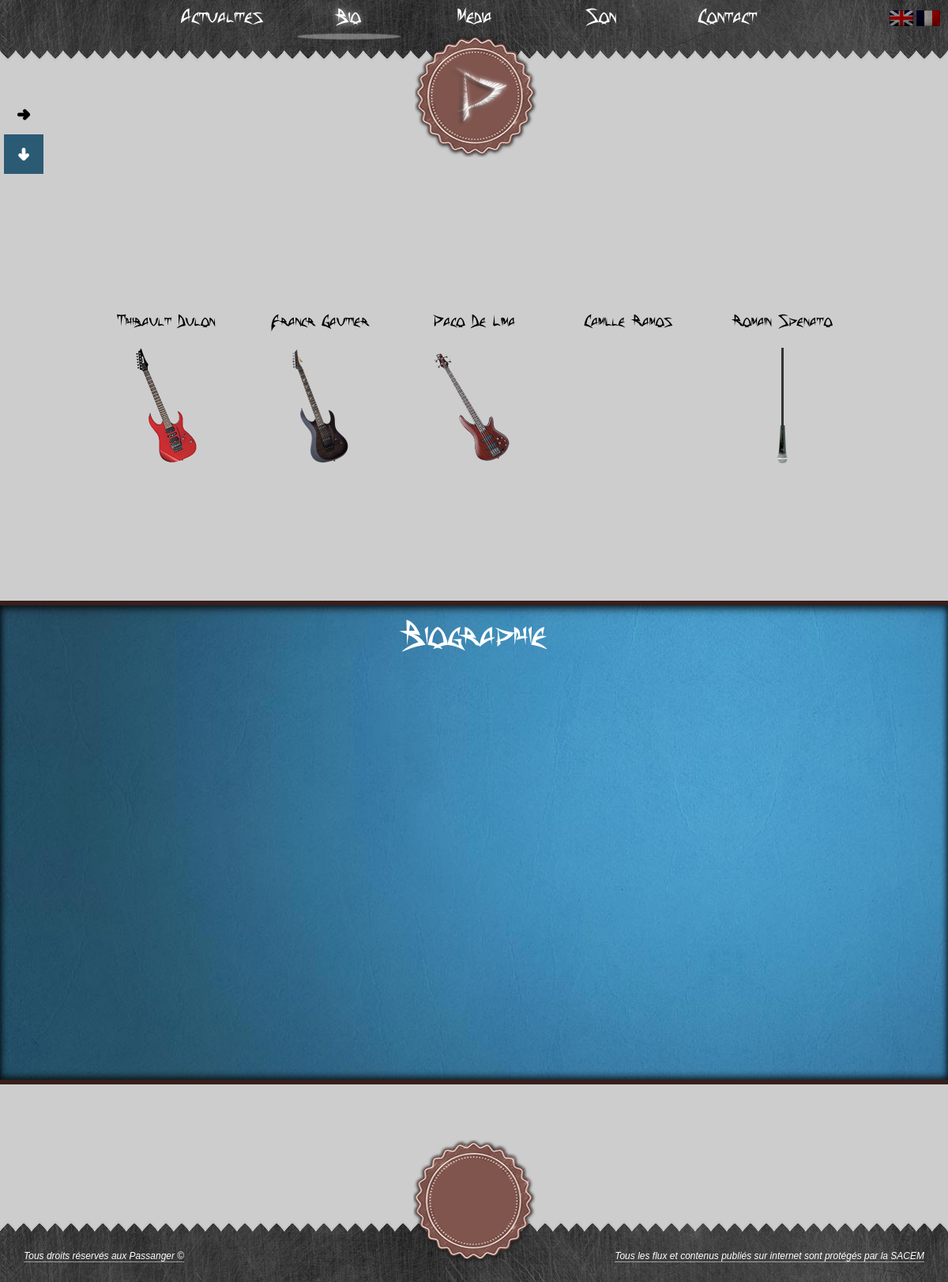
The app's page /fr-bio with its own data.
### tables this page shows
CREATE TABLE IF NOT EXISTS `links` (
  `idLinks` smallint(5) unsigned NOT NULL AUTO_INCREMENT,
  `text` varchar(200) NOT NULL,
  `href` mediumtext NOT NULL,
  `lang` varchar(2) NOT NULL,
  PRIMARY KEY (`idLinks`)
);

CREATE TABLE IF NOT EXISTS `members` (
  `idMembers` smallint(5) unsigned NOT NULL AUTO_INCREMENT,
  `name` varchar(100) NOT NULL,
  `firstname` varchar(100) NOT NULL,
  `surname` varchar(250) NOT NULL,
  `picture` text NOT NULL,
  `birthday` varchar(80) NOT NULL,
  `instrument` varchar(80) NOT NULL,
  `influences` text NOT NULL,
  `short_desc` text NOT NULL,
  `lang` varchar(2) NOT NULL,
  PRIMARY KEY (`idMembers`)
);

### class/Session.php (called while the page is built, shortened)
<?php
class Session{
    public function __construct($sessionName = 'anonyme',$cookieParams = array(), $timeout = 3600){
        $this->sessionName = (string) $sessionName;
        $this->cookieParams = array_merge(
			session_get_cookie_params(),
			$cookieParams
        );
    }
    public function write($key, $value){
        return $this;
    }
    public function read($key, $default = NULL){
        return (isset($_SESSION[$key]))? $_SESSION[$key] : $default;
    }
}

### bootstrap.php (called while the page is built, shortened)
<?php
require_once 'class/Session.php';
$session = new Session();

### class/Links.php (called while the page is built)
<?php
class Links{
    private $pdo = null;
    private $lang = null;
    public function __construct($pdo, $lang){
        $this->pdo = $pdo;
        $this->lang = $lang;
    }
    public function getAllLinks(){
        $request = "SELECT idLinks, text, href
			FROM links
			WHERE lang='".$this->lang."'";
		$links_array = array();
        try{
            $result = $this->pdo->query($request);
            while($ligne = $result->fetch(PDO::FETCH_ASSOC)){
                    $links_array[$ligne['idLinks']] = $ligne;
            }
            return $links_array;
        }catch(PDOException $e){
            print $e->getMessage();
        }
        return array();
    }
}

### class/Members.php (called while the page is built, shortened)
<?php
class Members{
    private $pdo = null;
    private $lang = null;
    public function __construct($pdo, $lang){
        $this->pdo = $pdo;
        $this->lang = $lang;
    }
    public function getAllMembers(){
        $request = "SELECT *
			FROM members
			WHERE lang='".$this->lang."'";
        $members_array = array();
        try{
            $result = $this->pdo->query($request);
            while($ligne = $result->fetch(PDO::FETCH_ASSOC)){
                    $members_array[$ligne['idMembers']] = $ligne;
            }
            return $members_array;
        }catch(PDOException $e){
            print $e->getMessage();
        }
        return array();
    }
}

### bio.php (the view, shortened to what this page needs)
<?php
	require_once 'class/Members.php';
	$members = new Members($pdo,$session->read('langue'));
	$membersInformation = $members->getAllMembers();
?>
<div id="conteneur">
	<div id="switch_bio">
		<div id="members_switch">
		</div>
		<div id="general_switch">
		</div>
	</div>
	<div id="members_container">
		<?php
			$cpt = 0;
			foreach($membersInformation as $this_member){
		?>
		<div id="<?php echo $this_member['name'] . '_' . $this_member['idMembers'];?>" class="member_container">
			<div class="haut_member">
				<div class="name_member">
					<?php
						echo $this_member['firstname'] . ' ' . $this_member['name'];
					?>
				</div>
			</div>
			<div class="bas_member">
				<div class="anim-guitare-<?php echo $cpt;?>">
					<?php
					if($cpt == 0){
					?>
					<img style="margin-top: 10px;" src="public/media/image/rg1570.png" alt="" />
					<?php
					} else if($cpt == 1) {
					?>
					<img style="margin-top: 10px;" src="public/media/image/lag.png" alt="" />
					<?php
					} else if($cpt == 2){
					?>
					<img style="margin-top: 10px;" src="public/media/image/sr.png" alt="" />
					<?php
					} else if($cpt == 4){
					?>
					<img style="margin-top: 10px;" src="public/media/image/micro.png" alt="" />
					<?php
					}
					?>
				</div>
			</div>
			<div class="member_desc">
			</div>
		</div>
		<?php
				$cpt++;
			}
		?>
	</div>
</div>
<div id="bio_gen">
	<div class="big_title">
		Biographie
	</div>
</div>

### index.php (shortened to what this page needs)
<?php
	require_once 'bootstrap.php';
	require_once 'class/Header.php';
?>
<!DOCTYPE HTML>
<html>
    <head>
        <?php
            include("page/meta.phtml");
        ?>
    </head>
    <body <?php echo (isset($_SESSION['loader']) && $_SESSION['loader'] != 'off' ? 'onload="loader()"':"") ; ?> >
		<div id="global">
			<div id="corps">
				<?php
					include("page/header.phtml");
					include($page.".php");
				?>
			</div>
			<?php
				include("page/footer.phtml");
			?>
		</div>
    </body>
</html>

### page/meta.phtml (shortened to what this page needs)
<link rel="stylesheet" href="public/css/style.css" media="screen" type="text/css">
<link rel="stylesheet" href="public/css/animation.css" media="screen" type="text/css">
<link rel="stylesheet" href="public/css/jScrollbar.jquery.css" type="text/css" />
<link rel="stylesheet" type="text/css" href="public/css/common.css" />
<link rel="stylesheet" type="text/css" href="public/css/style2.css" />

### page/header.phtml
<?php
	require_once 'class/Links.php';
	$links = new Links($pdo,$session->read('langue'));
	$linksInformation = $links->getAllLinks();
    $tag_langue = isset($_SESSION['langue'])?$_SESSION['langue']:'fr';
	$actual_url = ($_SERVER['REQUEST_URI'] == '/'?'/'.$tag_langue.'-home':$_SERVER['REQUEST_URI']);
?>
<header>
<div id="header_block">
	<div id="complement">
		<div id="language">
			<a href="set_language.php?lang=en" title="English Version">
				<img src="public/media/image/flag_en.png" />
			</a>
			<a href="set_language.php?lang=fr" title="Version Française">
				<img src="public/media/image/flag_fr.png" />
			</a>
		</div>
		<div id="header">
			<ul>
			<?php
				foreach($linksInformation as $this_link_information){
					$id_css_array = explode('.',$this_link_information['href']);
					$id_css = reset($id_css_array);
					$url_tab = '/'.$tag_langue.'-'.$this_link_information['href'];
					if($this_link_information['href'] != 'home'){
						echo '
			<li '.(($actual_url == $url_tab)?'class="selected menu"':'class="menu"').'id="'.$id_css.'">
				<a href="'.$tag_langue.'-'.$this_link_information['href'].'">'.
					$this_link_information['text'].'
				</a>
			</li>';
					}
				}
			?>
			</ul>
			<div id="box">
				<div id="rectangle">
				</div>
			</div>
		</div>
		<div id="logo">
			<a href="<?php echo $tag_langue; ?>-home">
				<img src="public/media/image/logo2.png" alt="logo" style="position: absolute;top:4px;left:25px"/>
			</a>
		</div>
	</div>
</div>
</header>

### page/footer.phtml (shortened to what this page needs)
<footer>
</footer>

### public/css/animation.css (style rules this page uses)
.anim-guitare-1, .anim-guitare-0 { -webkit-animation-name: rotateInstru; -webkit-animation-duration: 4s; -webkit-animation-iteration-count: infinite; -moz-animation-name: rotateInstru; -moz-animation-duration: 4s; -moz-animation-iteration-count: infinite; -o-animation-name: rotateInstru; -o-animation-duration: 4s; -o-animation-iteration-count: infinite; animation-name: rotateInstru; animation-duration: 4s; animation-iteration-count: infinite; }
.anim-guitare-2 { -webkit-animation-name: rotateBass; -webkit-animation-duration: 4s; -webkit-animation-iteration-count: infinite; -moz-animation-name: rotateBass; -moz-animation-duration: 4s; -moz-animation-iteration-count: infinite; -o-animation-name: rotateBass; -o-animation-duration: 4s; -o-animation-iteration-count: infinite; animation-name: rotateBass; animation-duration: 4s; animation-iteration-count: infinite; }
.anim-guitare-4 { -webkit-animation-name: rotateMicro; -webkit-animation-duration: 4s; -webkit-animation-iteration-count: infinite; -moz-animation-name: rotateMicro; -moz-animation-duration: 4s; -moz-animation-iteration-count: infinite; -o-animation-name: rotateMicro; -o-animation-duration: 4s; -o-animation-iteration-count: infinite; animation-name: rotateMicro; animation-duration: 4s; animation-iteration-count: infinite; }

### page/meta.phtml (style rules this page uses)
body { margin:0px; }

### records on screen
links: text "Actualites"
links: text "Bio"
links: text "Media"
links: text "Son"
links: text "Contact"
members: firstname "Thibault", name "Dulon"
members: firstname "Franck", name "Gautier"
members: firstname "Paco", name "De Lima"
members: firstname "Camille", name "Ramos"
members: firstname "Romain", name "Spenato"
